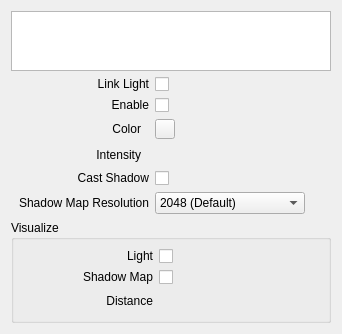
<?xml version="1.0" encoding="UTF-8"?>
<ui version="4.0">
 <class>DisplayLightPanel</class>
 <widget class="QWidget" name="DisplayLightPanel">
  <property name="geometry">
   <rect>
    <x>0</x>
    <y>0</y>
    <width>340</width>
    <height>315</height>
   </rect>
  </property>
  <property name="sizePolicy">
   <sizepolicy hsizetype="Fixed" vsizetype="Fixed">
    <horstretch>0</horstretch>
    <verstretch>0</verstretch>
   </sizepolicy>
  </property>
  <property name="windowTitle">
   <string>Form</string>
  </property>
  <layout class="QVBoxLayout" name="verticalLayout">
   <item>
    <layout class="QGridLayout" name="gridLayout">
     <item row="10" column="0" colspan="2">
      <widget class="QListWidget" name="listSelectedLight">
       <property name="sizePolicy">
        <sizepolicy hsizetype="Fixed" vsizetype="Expanding">
         <horstretch>0</horstretch>
         <verstretch>0</verstretch>
        </sizepolicy>
       </property>
       <property name="minimumSize">
        <size>
         <width>320</width>
         <height>60</height>
        </size>
       </property>
       <property name="maximumSize">
        <size>
         <width>320</width>
         <height>60</height>
        </size>
       </property>
      </widget>
     </item>
     <item row="12" column="1">
      <widget class="QCheckBox" name="btnLightEnable">
       <property name="sizePolicy">
        <sizepolicy hsizetype="Fixed" vsizetype="Fixed">
         <horstretch>0</horstretch>
         <verstretch>0</verstretch>
        </sizepolicy>
       </property>
       <property name="minimumSize">
        <size>
         <width>150</width>
         <height>0</height>
        </size>
       </property>
       <property name="text">
        <string/>
       </property>
      </widget>
     </item>
     <item row="20" column="0">
      <widget class="QLabel" name="label_1">
       <property name="sizePolicy">
        <sizepolicy hsizetype="Fixed" vsizetype="Preferred">
         <horstretch>0</horstretch>
         <verstretch>0</verstretch>
        </sizepolicy>
       </property>
       <property name="minimumSize">
        <size>
         <width>130</width>
         <height>0</height>
        </size>
       </property>
       <property name="text">
        <string>Color</string>
       </property>
       <property name="alignment">
        <set>Qt::AlignRight|Qt::AlignTrailing|Qt::AlignVCenter</set>
       </property>
      </widget>
     </item>
     <item row="20" column="1">
      <layout class="QHBoxLayout" name="horizontalLayout_3">
       <property name="spacing">
        <number>4</number>
       </property>
       <item>
        <widget class="QPushButton" name="btnLightColor">
         <property name="sizePolicy">
          <sizepolicy hsizetype="Fixed" vsizetype="Fixed">
           <horstretch>0</horstretch>
           <verstretch>0</verstretch>
          </sizepolicy>
         </property>
         <property name="minimumSize">
          <size>
           <width>20</width>
           <height>20</height>
          </size>
         </property>
         <property name="maximumSize">
          <size>
           <width>20</width>
           <height>20</height>
          </size>
         </property>
         <property name="accessibleName">
          <string/>
         </property>
         <property name="text">
          <string/>
         </property>
         <property name="flat">
          <bool>false</bool>
         </property>
        </widget>
       </item>
       <item>
        <widget class="QPushButton" name="btnLightColorTex">
         <property name="sizePolicy">
          <sizepolicy hsizetype="Fixed" vsizetype="Fixed">
           <horstretch>0</horstretch>
           <verstretch>0</verstretch>
          </sizepolicy>
         </property>
         <property name="minimumSize">
          <size>
           <width>16</width>
           <height>16</height>
          </size>
         </property>
         <property name="maximumSize">
          <size>
           <width>16</width>
           <height>16</height>
          </size>
         </property>
         <property name="whatsThis">
          <string/>
         </property>
         <property name="accessibleName">
          <string/>
         </property>
         <property name="accessibleDescription">
          <string/>
         </property>
         <property name="autoFillBackground">
          <bool>false</bool>
         </property>
         <property name="text">
          <string/>
         </property>
         <property name="flat">
          <bool>true</bool>
         </property>
        </widget>
       </item>
       <item>
        <widget class="QPushButton" name="btnLightColorTexReload">
         <property name="sizePolicy">
          <sizepolicy hsizetype="Fixed" vsizetype="Fixed">
           <horstretch>0</horstretch>
           <verstretch>0</verstretch>
          </sizepolicy>
         </property>
         <property name="minimumSize">
          <size>
           <width>16</width>
           <height>16</height>
          </size>
         </property>
         <property name="maximumSize">
          <size>
           <width>16</width>
           <height>16</height>
          </size>
         </property>
         <property name="whatsThis">
          <string/>
         </property>
         <property name="accessibleName">
          <string/>
         </property>
         <property name="accessibleDescription">
          <string/>
         </property>
         <property name="autoFillBackground">
          <bool>false</bool>
         </property>
         <property name="text">
          <string/>
         </property>
         <property name="flat">
          <bool>true</bool>
         </property>
        </widget>
       </item>
       <item>
        <widget class="QPushButton" name="btnLightColorTexClear">
         <property name="sizePolicy">
          <sizepolicy hsizetype="Fixed" vsizetype="Fixed">
           <horstretch>0</horstretch>
           <verstretch>0</verstretch>
          </sizepolicy>
         </property>
         <property name="minimumSize">
          <size>
           <width>16</width>
           <height>16</height>
          </size>
         </property>
         <property name="maximumSize">
          <size>
           <width>16</width>
           <height>16</height>
          </size>
         </property>
         <property name="whatsThis">
          <string/>
         </property>
         <property name="accessibleName">
          <string/>
         </property>
         <property name="accessibleDescription">
          <string/>
         </property>
         <property name="autoFillBackground">
          <bool>false</bool>
         </property>
         <property name="text">
          <string/>
         </property>
         <property name="flat">
          <bool>true</bool>
         </property>
        </widget>
       </item>
       <item>
        <spacer name="horizontalSpacer_5">
         <property name="orientation">
          <enum>Qt::Horizontal</enum>
         </property>
         <property name="sizeHint" stdset="0">
          <size>
           <width>40</width>
           <height>20</height>
          </size>
         </property>
        </spacer>
       </item>
      </layout>
     </item>
     <item row="30" column="0">
      <widget class="QLabel" name="label_2">
       <property name="sizePolicy">
        <sizepolicy hsizetype="Fixed" vsizetype="Preferred">
         <horstretch>0</horstretch>
         <verstretch>0</verstretch>
        </sizepolicy>
       </property>
       <property name="minimumSize">
        <size>
         <width>130</width>
         <height>0</height>
        </size>
       </property>
       <property name="text">
        <string>Intensity</string>
       </property>
       <property name="alignment">
        <set>Qt::AlignRight|Qt::AlignTrailing|Qt::AlignVCenter</set>
       </property>
      </widget>
     </item>
     <item row="30" column="1">
      <widget class="SlideSpinBox&lt;QDoubleSpinBox, double&gt;" name="spinLightIntensity" native="true">
       <property name="sizePolicy">
        <sizepolicy hsizetype="Fixed" vsizetype="Fixed">
         <horstretch>0</horstretch>
         <verstretch>0</verstretch>
        </sizepolicy>
       </property>
       <property name="minimumSize">
        <size>
         <width>80</width>
         <height>20</height>
        </size>
       </property>
      </widget>
     </item>
     <item row="40" column="0">
      <widget class="QLabel" name="label_3">
       <property name="sizePolicy">
        <sizepolicy hsizetype="Fixed" vsizetype="Fixed">
         <horstretch>0</horstretch>
         <verstretch>0</verstretch>
        </sizepolicy>
       </property>
       <property name="minimumSize">
        <size>
         <width>130</width>
         <height>0</height>
        </size>
       </property>
       <property name="layoutDirection">
        <enum>Qt::RightToLeft</enum>
       </property>
       <property name="text">
        <string>Cast Shadow</string>
       </property>
       <property name="textFormat">
        <enum>Qt::PlainText</enum>
       </property>
       <property name="alignment">
        <set>Qt::AlignRight|Qt::AlignTrailing|Qt::AlignVCenter</set>
       </property>
      </widget>
     </item>
     <item row="40" column="1">
      <widget class="QCheckBox" name="btnLightUseShadow">
       <property name="sizePolicy">
        <sizepolicy hsizetype="Fixed" vsizetype="Fixed">
         <horstretch>0</horstretch>
         <verstretch>0</verstretch>
        </sizepolicy>
       </property>
       <property name="minimumSize">
        <size>
         <width>150</width>
         <height>0</height>
        </size>
       </property>
       <property name="text">
        <string/>
       </property>
      </widget>
     </item>
     <item row="50" column="0">
      <widget class="QLabel" name="label">
       <property name="sizePolicy">
        <sizepolicy hsizetype="Fixed" vsizetype="Fixed">
         <horstretch>0</horstretch>
         <verstretch>0</verstretch>
        </sizepolicy>
       </property>
       <property name="minimumSize">
        <size>
         <width>138</width>
         <height>0</height>
        </size>
       </property>
       <property name="layoutDirection">
        <enum>Qt::RightToLeft</enum>
       </property>
       <property name="text">
        <string>Shadow Map Resolution</string>
       </property>
       <property name="textFormat">
        <enum>Qt::PlainText</enum>
       </property>
       <property name="alignment">
        <set>Qt::AlignRight|Qt::AlignTrailing|Qt::AlignVCenter</set>
       </property>
      </widget>
     </item>
     <item row="50" column="1">
      <widget class="QComboBox" name="cbShadowMapResolution">
       <property name="sizePolicy">
        <sizepolicy hsizetype="Fixed" vsizetype="Fixed">
         <horstretch>0</horstretch>
         <verstretch>0</verstretch>
        </sizepolicy>
       </property>
       <property name="minimumSize">
        <size>
         <width>150</width>
         <height>0</height>
        </size>
       </property>
       <item>
        <property name="text">
         <string>2048 (Default)</string>
        </property>
       </item>
       <item>
        <property name="text">
         <string>4096</string>
        </property>
       </item>
       <item>
        <property name="text">
         <string>1024</string>
        </property>
       </item>
       <item>
        <property name="text">
         <string>512</string>
        </property>
       </item>
       <item>
        <property name="text">
         <string>8192</string>
        </property>
       </item>
       <item>
        <property name="text">
         <string>16384</string>
        </property>
       </item>
      </widget>
     </item>
     <item row="12" column="0">
      <widget class="QLabel" name="label_4">
       <property name="sizePolicy">
        <sizepolicy hsizetype="Preferred" vsizetype="Fixed">
         <horstretch>0</horstretch>
         <verstretch>0</verstretch>
        </sizepolicy>
       </property>
       <property name="minimumSize">
        <size>
         <width>80</width>
         <height>0</height>
        </size>
       </property>
       <property name="layoutDirection">
        <enum>Qt::RightToLeft</enum>
       </property>
       <property name="text">
        <string>Enable</string>
       </property>
       <property name="textFormat">
        <enum>Qt::PlainText</enum>
       </property>
       <property name="alignment">
        <set>Qt::AlignRight|Qt::AlignTrailing|Qt::AlignVCenter</set>
       </property>
      </widget>
     </item>
     <item row="11" column="0">
      <widget class="QLabel" name="label_5">
       <property name="sizePolicy">
        <sizepolicy hsizetype="Preferred" vsizetype="Fixed">
         <horstretch>0</horstretch>
         <verstretch>0</verstretch>
        </sizepolicy>
       </property>
       <property name="minimumSize">
        <size>
         <width>80</width>
         <height>0</height>
        </size>
       </property>
       <property name="layoutDirection">
        <enum>Qt::RightToLeft</enum>
       </property>
       <property name="text">
        <string>Link Light</string>
       </property>
       <property name="textFormat">
        <enum>Qt::PlainText</enum>
       </property>
       <property name="alignment">
        <set>Qt::AlignRight|Qt::AlignTrailing|Qt::AlignVCenter</set>
       </property>
      </widget>
     </item>
     <item row="11" column="1">
      <widget class="QCheckBox" name="btnLinkLightEnable">
       <property name="sizePolicy">
        <sizepolicy hsizetype="Fixed" vsizetype="Fixed">
         <horstretch>0</horstretch>
         <verstretch>0</verstretch>
        </sizepolicy>
       </property>
       <property name="minimumSize">
        <size>
         <width>150</width>
         <height>0</height>
        </size>
       </property>
       <property name="text">
        <string/>
       </property>
      </widget>
     </item>
    </layout>
   </item>
   <item>
    <widget class="QGroupBox" name="groupBox">
     <property name="sizePolicy">
      <sizepolicy hsizetype="Fixed" vsizetype="Preferred">
       <horstretch>0</horstretch>
       <verstretch>0</verstretch>
      </sizepolicy>
     </property>
     <property name="minimumSize">
      <size>
       <width>320</width>
       <height>0</height>
      </size>
     </property>
     <property name="title">
      <string>Visualize</string>
     </property>
     <layout class="QGridLayout" name="gridLayout_2">
      <item row="0" column="0">
       <widget class="QLabel" name="label_6">
        <property name="sizePolicy">
         <sizepolicy hsizetype="Fixed" vsizetype="Fixed">
          <horstretch>0</horstretch>
          <verstretch>0</verstretch>
         </sizepolicy>
        </property>
        <property name="minimumSize">
         <size>
          <width>130</width>
          <height>0</height>
         </size>
        </property>
        <property name="layoutDirection">
         <enum>Qt::RightToLeft</enum>
        </property>
        <property name="text">
         <string>Light</string>
        </property>
        <property name="textFormat">
         <enum>Qt::PlainText</enum>
        </property>
        <property name="alignment">
         <set>Qt::AlignRight|Qt::AlignTrailing|Qt::AlignVCenter</set>
        </property>
       </widget>
      </item>
      <item row="0" column="1">
       <widget class="QCheckBox" name="btnVisualizeLight">
        <property name="text">
         <string/>
        </property>
       </widget>
      </item>
      <item row="15" column="0">
       <widget class="QLabel" name="label_shadow">
        <property name="sizePolicy">
         <sizepolicy hsizetype="Fixed" vsizetype="Fixed">
          <horstretch>0</horstretch>
          <verstretch>0</verstretch>
         </sizepolicy>
        </property>
        <property name="minimumSize">
         <size>
          <width>130</width>
          <height>0</height>
         </size>
        </property>
        <property name="layoutDirection">
         <enum>Qt::RightToLeft</enum>
        </property>
        <property name="frameShape">
         <enum>QFrame::NoFrame</enum>
        </property>
        <property name="text">
         <string>Shadow Map</string>
        </property>
        <property name="textFormat">
         <enum>Qt::PlainText</enum>
        </property>
        <property name="alignment">
         <set>Qt::AlignRight|Qt::AlignTrailing|Qt::AlignVCenter</set>
        </property>
       </widget>
      </item>
      <item row="15" column="1">
       <widget class="QCheckBox" name="btnVisualizeShadowMap">
        <property name="sizePolicy">
         <sizepolicy hsizetype="Expanding" vsizetype="Fixed">
          <horstretch>0</horstretch>
          <verstretch>0</verstretch>
         </sizepolicy>
        </property>
        <property name="text">
         <string/>
        </property>
       </widget>
      </item>
      <item row="30" column="0">
       <widget class="QLabel" name="label_7">
        <property name="sizePolicy">
         <sizepolicy hsizetype="Fixed" vsizetype="Preferred">
          <horstretch>0</horstretch>
          <verstretch>0</verstretch>
         </sizepolicy>
        </property>
        <property name="minimumSize">
         <size>
          <width>130</width>
          <height>0</height>
         </size>
        </property>
        <property name="text">
         <string>Distance</string>
        </property>
        <property name="alignment">
         <set>Qt::AlignRight|Qt::AlignTrailing|Qt::AlignVCenter</set>
        </property>
       </widget>
      </item>
      <item row="30" column="1">
       <widget class="SlideSpinBox&lt;QDoubleSpinBox, double&gt;" name="spinLightDistance" native="true">
        <property name="sizePolicy">
         <sizepolicy hsizetype="Fixed" vsizetype="Fixed">
          <horstretch>0</horstretch>
          <verstretch>0</verstretch>
         </sizepolicy>
        </property>
        <property name="minimumSize">
         <size>
          <width>80</width>
          <height>20</height>
         </size>
        </property>
       </widget>
      </item>
     </layout>
    </widget>
   </item>
  </layout>
 </widget>
 <customwidgets>
  <customwidget>
   <class>SlideSpinBox&lt;QDoubleSpinBox, double&gt;</class>
   <extends>QWidget</extends>
   <header>SlideSpinBox.h</header>
   <container>1</container>
  </customwidget>
 </customwidgets>
 <resources/>
 <connections/>
</ui>
